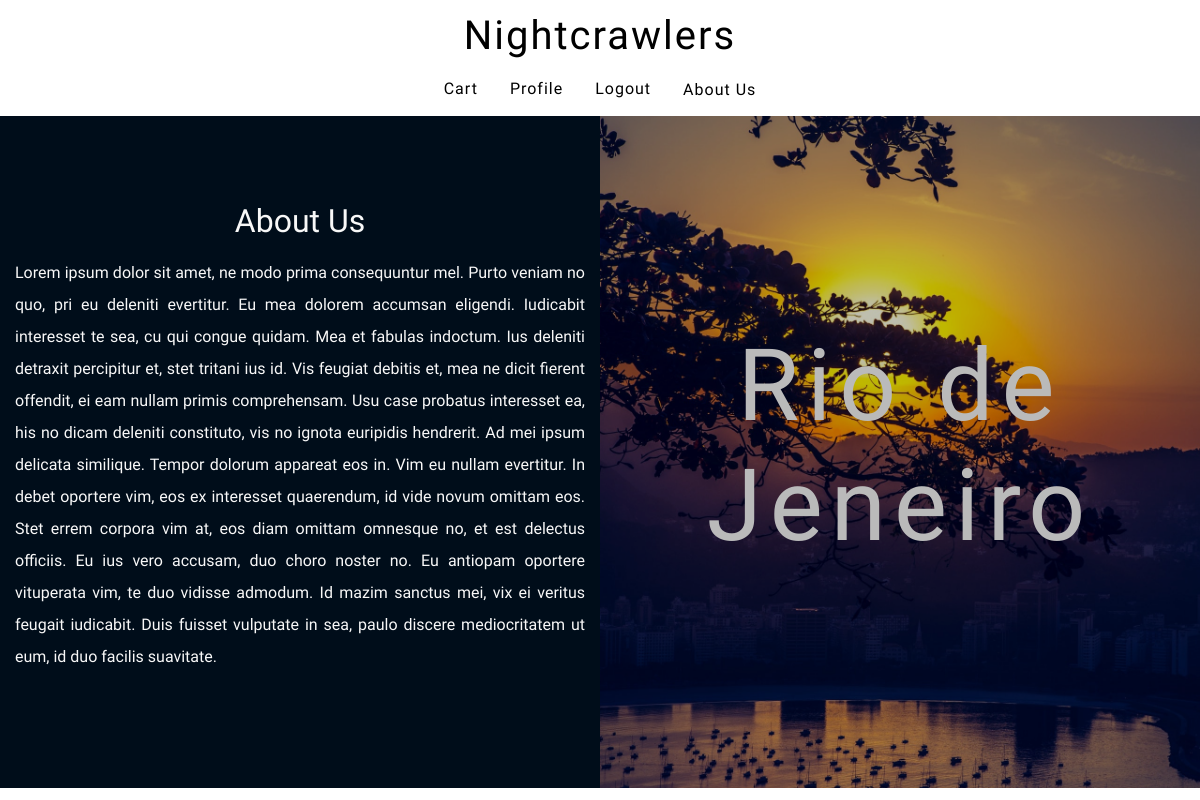
The app's page /aboutus/ (signed in) with its own data.
### accounts/models.py (models this page shows, shortened)
class AboutUs(models.Model):
    title = models.CharField(max_length=30)
    description = models.TextField(max_length=1000)

### accounts/views.py (the view)
# urls.py: path('aboutus/', accounts_views.aboutus, name='aboutus'),
def aboutus(request):
    aboutus = AboutUs.objects.all()
    return render(request, 'aboutus.html', {'aboutus': aboutus})

### core/contexts.py (called while the page is built)
def filtered_destinations(request):
    filtered_destinations = Destination.objects.order_by('views')[0:3]
    return {'filtered_destinations': filtered_destinations}

### accounts/templates/aboutus.html (shortened to what this page needs)
{% extends 'base.html' %}
{% load bootstrap_tags %}
{% block content %}
<div class="container-fluid">
    <div class="row">
        <div class="form-background col-sm-12 col-md-6">
            {% for about in aboutus %}
                <h2 class="aboutus-title register-reset text-center">{{ about.title }}</h2>
                <p class="aboutus-p register-reset text-justify">{{ about.description }}</p>
            {% endfor %}
        </div>
        <div class="col-md-6 d-none d-sm-block" id="aboutus-bground">
            <h1 class="text-center city-name">Rio de Jeneiro</h1>
        </div>
    </div>
</div>
{% endblock %}

### static/css/styles.css (style rules this page uses)
html { scroll-behavior: smooth; overflow-x: hidden; }
h1, h2, h3, h4, h5, p, a, form { font-family: 'Heebo', sans-serif; color: #f8f8f8; }
#aboutus-bground { background-image: url('../rio2.jpg'); background-repeat: no-repeat; background-size: cover; background-position: center; padding: 0; height: 84vh; filter: brightness(75%); }
.aboutus-title { margin-top: 15%; margin-bottom: 3%; }
.aboutus-p { line-height: 2em; }
.city-name { position: relative; margin-top: 35%; letter-spacing: 8px; color: #f8f8f8; font-size: 100px; }
.form-background { background-color: #000d1a; }
.register-reset { color: #f8f8f8; }

### records on screen
AboutUs: title "About Us", description "Lorem ipsum dolor sit amet, ne modo prima consequuntur mel. Purto veniam no quo, pri eu deleniti evertitur. Eu mea dolorem accumsan eligendi. Iudicabit interesset te sea, cu qui congue quidam. Mea et fabulas indoctum. Ius deleniti detraxit percipitur et, stet tritani ius id. Vis feugiat debitis et, mea ne dicit fierent offendit, ei eam nullam primis comprehensam. Usu case probatus interesset ea, his no dicam deleniti constituto, vis no ignota euripidis hendrerit. Ad mei ipsum delicata similique. Tempor dolorum appareat eos in. Vim eu nullam evertitur. In debet oportere vim, eos ex interesset quaerendum, id vide novum omittam eos. Stet errem corpora vim at, eos diam omittam omnesque no, et…"
